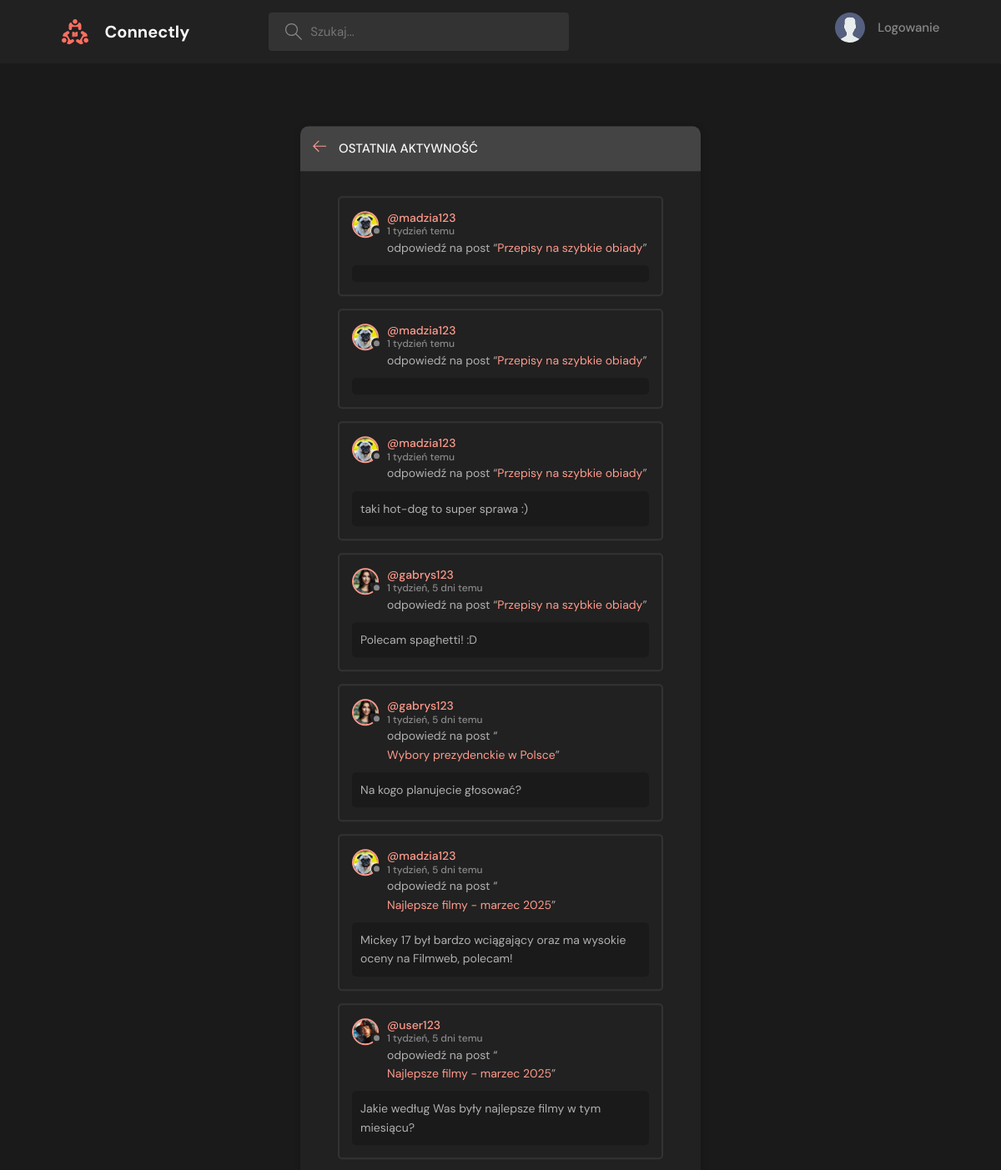
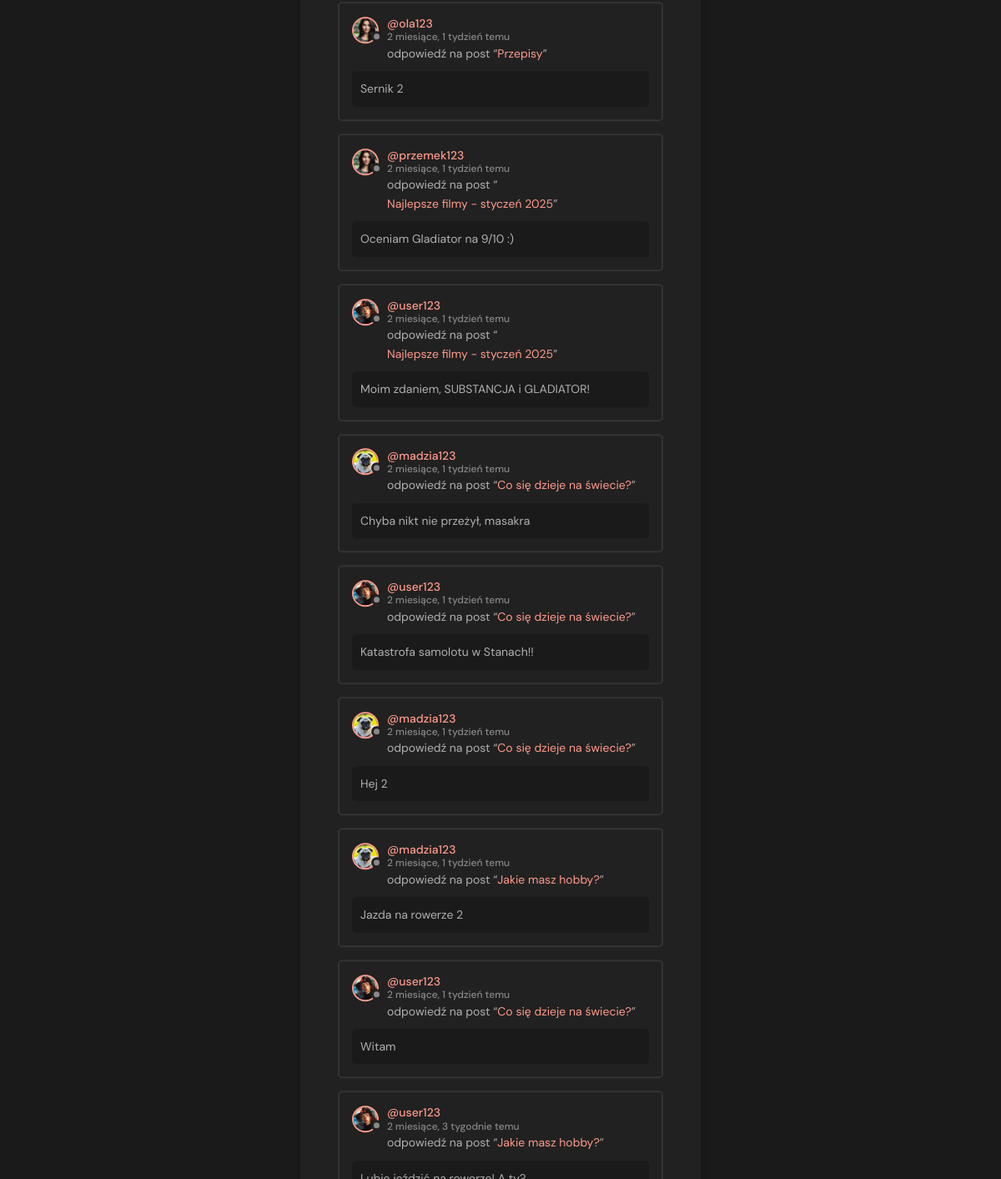
The page /activity/ on the database its author committed (2 pictures, top to bottom).
### base/models.py (models this page shows, shortened)
class Message(models.Model):
    user = models.ForeignKey(User, on_delete=models.CASCADE)
    room = models.ForeignKey(Room, on_delete=models.CASCADE)
    body = models.TextField(null=True, blank=True)
    file = models.FileField(upload_to='messages/', null=True, blank=True)
    updated = models.DateTimeField(auto_now=True)
    created = models.DateTimeField(auto_now_add=True)
    class Meta:
        ordering = ['-updated', '-created']

class User(AbstractUser):
    name = models.CharField(max_length=200, null=True)
    email = models.EmailField(unique=True, null=True)
    bio = models.TextField(null=True)
    avatar = models.ImageField(null=True, default="photo1.jpg")
    USERNAME_FIELD = 'email'
    REQUIRED_FIELDS = []

class Room(models.Model):
    host = models.ForeignKey(User, on_delete=models.SET_NULL, null=True)
    topic = models.ForeignKey(Topic, on_delete=models.SET_NULL, null=True)
    name = models.CharField(max_length=200)
    description = models.TextField(null=True, blank=True)
    participants = models.ManyToManyField(User, related_name='participants', blank=True)
    updated = models.DateTimeField(auto_now=True)
    created = models.DateTimeField(auto_now_add=True)
    class Meta:
        ordering = ['-updated', '-created']
    def __str__(self):
        return self.name

### base/views.py (the view)
# urls.py: path('activity/', views.activityPage, name="activity"),
def activityPage(request):
    room_messages = Message.objects.all()
    return render(request, 'base/activity.html', {'room_messages': room_messages})

### base/templates/base/activity.html (shortened to what this page needs)
{% extends 'main.html' %}
{% block content %}
    <main class="layout">
      <div class="container">
        <div class="layout__box">
          <div class="layout__boxHeader">
            <div class="layout__boxTitle">
              <a href="{% url 'home' %}">
                <svg version="1.1" xmlns="http://www.w3.org/2000/svg" width="32" height="32" viewBox="0 0 32 32">
                  <title>arrow-left</title>
                  <path
                    d="M13.723 2.286l-13.723 13.714 13.719 13.714 1.616-1.611-10.96-10.96h27.625v-2.286h-27.625l10.965-10.965-1.616-1.607z"
                  ></path>
                </svg>
              </a>
              <h3>Ostatnia aktywność</h3>
            </div>
          </div>
          <div class="activities-page layout__body">
                {% for message in room_messages %}
                <div class="activities__box">
                    <div class="activities__boxHeader roomListRoom__header">
                        <a href="{% url 'user-profile' message.user.id %}" class="roomListRoom__author">
                            <div class="avatar avatar--small">
                                <img src="{{message.user.avatar.url}}" />
                            </div>
                            <p>
                                @{{message.user.username}}
                                <span>{{message.created|timesince}} temu </span>
                            </p>
                        </a>
                    </div>
                    <div class="activities__boxContent">
                        <p>odpowiedź na post “<a href="{% url 'room' message.room.id %}">{{message.room}}</a>”</p>
                        <div class="activities__boxRoomContent">{{message.body}}</div>
                    </div>
                </div>
                {% endfor %}
          </div>
        </div>
      </div>
    </main>
{% endblock content %}

### static/styles/style.css (style rules this page uses)
:root { --color-main: #ff9a8b; --color-main-light: #ffe5e0; --color-dark: #212121; --color-dark-medium: #333333; --color-dark-light: #444444; --color-light: #f7f7f7; --color-gray: #888888; --color-light-gray: #b0b0b0; --color-bg: #1a1a1a; --color-success: #58c9b9; --color-error: #f56c6c; }
* { font-family: "DM Sans", -apple-system, BlinkMacSystemFont, "Segoe UI", Roboto, Oxygen, Ubuntu, Cantarell, "Open Sans", "Helvetica Neue", sans-serif; margin: 0; padding: 0; box-sizing: border-box; text-rendering: optimizeLegibility; font-size: inherit; }
html { font-size: 56.25%; }
@media only screen and (min-width: 1200px) { html { font-size: 62.5%; } }
body { line-height: 1.6; font-weight: 400; font-size: 1.5rem; color: var(--color-light-gray); background-color: var(--color-bg); min-height: 100vh; }
img { width: 100%; }
a { display: inline-block; color: var(--color-main); text-decoration: none; }
.container { max-width: 120rem; width: 90%; margin: auto; }
.avatar { position: relative; display: inline-block; border-radius: 50%; border: 2px solid var(--color-main); }
.avatar img { display: block; border-radius: 50%; object-fit: cover; object-position: center; }
.avatar::after { content: ""; display: block; position: absolute; background-color: var(--color-gray); z-index: 111; border-radius: 50%; border: 0.3rem solid var(--color-dark); }
.avatar.avatar--small img { width: 2.8rem; height: 2.8rem; }
.avatar.avatar--small:after { width: 0.7rem; height: 0.7rem; bottom: 0px; right: -6px; }
.layout { margin-top: 2.4rem; }
.layout > .container { display: flex; justify-content: space-between; align-items: flex-start; }
.layout__box { width: 90%; max-width: 48rem; min-height: 40rem; position: absolute; top: 50%; left: 50%; transform: translate(-50%, -46%); background-color: var(--color-dark); border-radius: 1rem; box-shadow: 1px 1px 6px 3px rgba(0, 0, 0, 0.1); overflow: hidden; }
.layout__boxHeader { display: flex; padding: 1.5rem; background-color: var(--color-dark-light); }
.layout__boxTitle { display: flex; gap: 1.5rem; align-items: center; }
.layout__boxTitle h3 { text-transform: uppercase; font-weight: 500; color: var(--color-light); }
.layout__boxTitle svg { width: 1.6rem; height: 1.6rem; fill: var(--color-main); }
.layout__body { margin: 3rem; }
.roomListRoom__header { display: flex; justify-content: space-between; align-items: center; }
.roomListRoom__author { font-weight: 500; display: flex; align-items: center; gap: 1rem; }
.activities__box { margin: 1.5rem; padding: 1.5rem; border: 2px solid var(--color-dark-medium); border-radius: 5px; }
.activities__boxHeader p { font-size: 1.4rem; line-height: 1.3; }
.activities__boxHeader p span { color: var(--color-gray); font-size: 1.2rem; display: block; }
.activities__boxContent { margin-left: 4.2rem; }
.activities__boxContent { font-size: 1.4rem; }
.activities__boxRoomContent { background: var(--color-bg); padding: 1rem; border-radius: 5px; margin-top: 1rem; margin-left: -4.2rem; }
h2, h3 { text-align: center; color: var(--color-main); }

### rows shown on the page
Message: user.avatar (picture), user.username "madzia123", created "1 tydzień", room "Przepisy na szybkie obiady"
Message: user.avatar (picture), user.username "madzia123", created "1 tydzień", room "Przepisy na szybkie obiady"
Message: user.avatar (picture), user.username "madzia123", created "1 tydzień", room "Przepisy na szybkie obiady", body "taki hot-dog to super sprawa :)"
Message: user.avatar (picture), user.username "gabrys123", created "1 tydzień, 5 dni", room "Przepisy na szybkie obiady", body "Polecam spaghetti! :D"
Message: user.avatar (picture), user.username "gabrys123", created "1 tydzień, 5 dni", room "Wybory prezydenckie w Polsce", body "Na kogo planujecie głosować?"
Message: user.avatar (picture), user.username "madzia123", created "1 tydzień, 5 dni", room "Najlepsze filmy - marzec 2025", body "Mickey 17 był bardzo wciągający oraz ma wysokie oceny na Filmweb, polecam!"
Message: user.avatar (picture), user.username "user123", created "1 tydzień, 5 dni", room "Najlepsze filmy - marzec 2025", body "Jakie według Was były najlepsze filmy w tym miesiącu?"
Message: user.avatar (picture), user.username "ola123", created "2 miesiące, 1 tydzień", room "Przepisy", body "Sernik 2"
Message: user.avatar (picture), user.username "przemek123", created "2 miesiące, 1 tydzień", room "Najlepsze filmy - styczeń 2025", body "Oceniam Gladiator na 9/10 :)"
Message: user.avatar (picture), user.username "user123", created "2 miesiące, 1 tydzień", room "Najlepsze filmy - styczeń 2025", body "Moim zdaniem, SUBSTANCJA i GLADIATOR!"
Message: user.avatar (picture), user.username "madzia123", created "2 miesiące, 1 tydzień", room "Co się dzieje na świecie?", body "Chyba nikt nie przeżył, masakra"
Message: user.avatar (picture), user.username "user123", created "2 miesiące, 1 tydzień", room "Co się dzieje na świecie?", body "Katastrofa samolotu w Stanach!!"
Message: user.avatar (picture), user.username "madzia123", created "2 miesiące, 1 tydzień", room "Co się dzieje na świecie?", body "Hej 2"
Message: user.avatar (picture), user.username "madzia123", created "2 miesiące, 1 tydzień", room "Jakie masz hobby?", body "Jazda na rowerze 2"
Message: user.avatar (picture), user.username "user123", created "2 miesiące, 1 tydzień", room "Co się dzieje na świecie?", body "Witam"
Message: user.avatar (picture), user.username "user123", created "2 miesiące, 3 tygodnie", room "Jakie masz hobby?"
